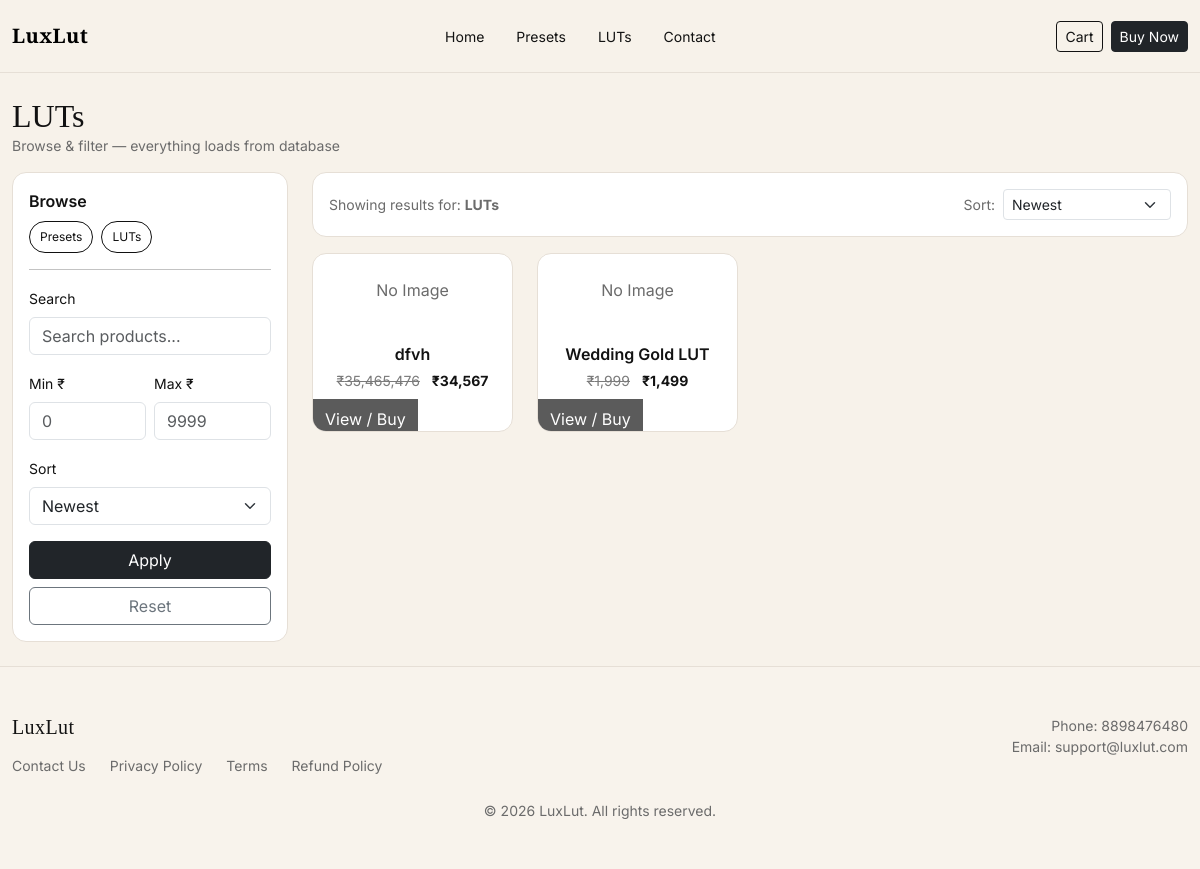
The page /frontend/category.php?type=luts on the database as committed earlier.
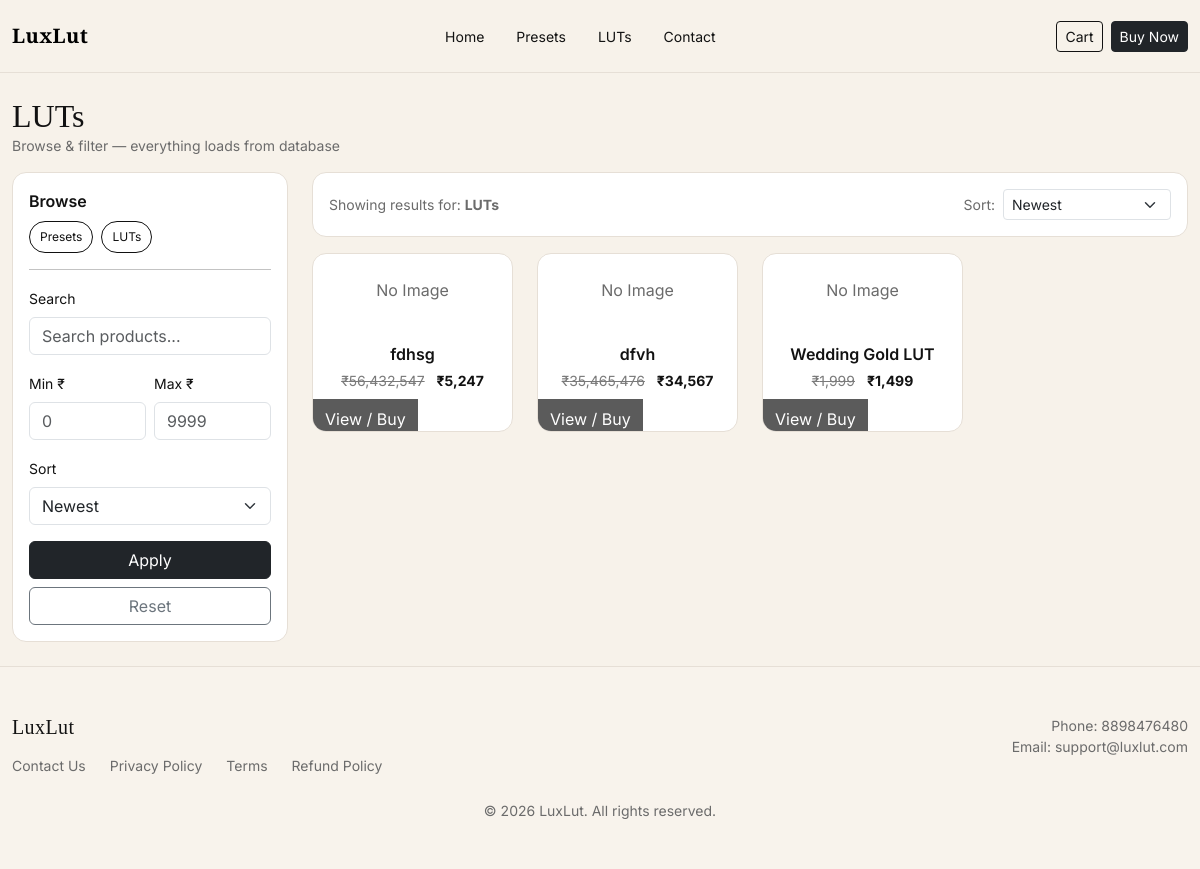
The same page on the database as committed later.
### tables this page shows
CREATE TABLE `products` (
  `id` int(11) NOT NULL,
  `category_id` int(11) DEFAULT NULL,
  `title` varchar(150) DEFAULT NULL,
  `description` text DEFAULT NULL,
  `image` varchar(255) DEFAULT NULL,
  `status` enum('active','inactive') DEFAULT 'active',
  `created_at` timestamp NOT NULL DEFAULT current_timestamp()
);

### frontend/category.php (the view, shortened to what the changed rows need)
<?php
require_once __DIR__ . '/includes/header.php';
$type = strtolower(trim($_GET['type'] ?? 'presets'));
$catName = ($type === 'luts') ? 'LUT' : 'Preset';
$catRow = mysqli_fetch_assoc(mysqli_query($conn, "SELECT id FROM categories WHERE name='".mysqli_real_escape_string($conn,$catName)."' LIMIT 1"));
$catId = (int)($catRow['id'] ?? 0);
$pageTitle = ($type === 'luts') ? 'LUTs' : 'Presets';
$orderBy = "p.id DESC";
$conditions = [];
$params = [];
$typesStr = "";
$conditions[] = "p.status='active'";
if ($catId > 0) {
    $conditions[] = "p.category_id=?";
    $typesStr .= "i";
    $params[] = $catId;
}
$where = "WHERE " . implode(" AND ", $conditions);
$having = "";
$sql = "
SELECT
  p.id, p.title, p.description,
  (SELECT pm.file_name
   FROM product_media pm
   WHERE pm.product_id = p.id AND pm.media_type='image'
   ORDER BY pm.id DESC
   LIMIT 1) AS thumb,
  (SELECT pp.price
   FROM product_prices pp
   WHERE pp.product_id = p.id
   ORDER BY pp.id DESC
   LIMIT 1) AS price,
  (SELECT pp.discount_price
   FROM product_prices pp
   WHERE pp.product_id = p.id
   ORDER BY pp.id DESC
   LIMIT 1) AS discount_price,
  (CASE
     WHEN (SELECT pp.discount_price FROM product_prices pp WHERE pp.product_id=p.id ORDER BY pp.id DESC LIMIT 1) IS NOT NULL
          AND (SELECT pp.discount_price FROM product_prices pp WHERE pp.product_id=p.id ORDER BY pp.id DESC LIMIT 1) > 0
     THEN (SELECT pp.discount_price FROM product_prices pp WHERE pp.product_id=p.id ORDER BY pp.id DESC LIMIT 1)
     ELSE (SELECT pp.price FROM product_prices pp WHERE pp.product_id=p.id ORDER BY pp.id DESC LIMIT 1)
   END) AS final_price
FROM products p
{$where}
{$having}
ORDER BY {$orderBy}
";
$stmt = mysqli_prepare($conn, $sql);
if ($stmt && $typesStr !== "") {
    mysqli_stmt_bind_param($stmt, $typesStr, ...$params);
}
if ($stmt) {
    mysqli_stmt_execute($stmt);
    $result = mysqli_stmt_get_result($stmt);
} else {
    $result = mysqli_query($conn, $sql);
}
$IMG_BASE = BASE_URL . "assets/uploads/products/images/";
?>
<div class="d-flex flex-wrap align-items-center justify-content-between gap-2 mb-3">
  <div>
    <h2 class="lux-title mb-0"><?= htmlspecialchars($pageTitle) ?></h2>
  </div>
</div>
<div class="row g-4">
  <div class="col-lg-9">
    <div class="row g-4">
      <?php if (!$result || mysqli_num_rows($result) == 0): ?>
        <div class="col-12">
          <div class="lux-box p-4 text-center">
            <div class="fw-semibold">No products found</div>
            <div class="lux-soft small mt-1">Try changing filters or search.</div>
          </div>
        </div>
      <?php else: ?>
        <?php while($p = mysqli_fetch_assoc($result)): ?>
          <?php
            $id = (int)$p['id'];
            $thumb = $p['thumb'] ?? '';
            $price = (float)($p['price'] ?? 0);
            $discount = (float)($p['discount_price'] ?? 0);
            $finalPrice = (float)($p['final_price'] ?? 0);
          ?>
          <div class="col-6 col-md-4 col-xl-3">
            <div class="lux-card h-100">
              <?php if (!empty($thumb)): ?>
                <img class="lux-thumb" src="<?= $IMG_BASE . htmlspecialchars($thumb) ?>" alt="product">
              <?php else: ?>
                <div class="p-4 text-center lux-soft">No Image</div>
              <?php endif; ?>
              <div class="p-3 text-center">
                <div class="fw-semibold"><?= htmlspecialchars($p['title'] ?? '-') ?></div>
                <div class="small mt-1">
                  <?php if ($discount > 0): ?>
                    <span class="lux-old">₹<?= number_format($price) ?></span>
                    <strong>₹<?= number_format($discount) ?></strong>
                  <?php else: ?>
                    <strong>₹<?= number_format($finalPrice) ?></strong>
                  <?php endif; ?>
                </div>
              </div>
              <a class="lux-bar-btn text-decoration-none text-center"
                 href="<?= BASE_URL ?>frontend/product.php?id=<?= $id ?>">
                View / Buy
              </a>
            </div>
          </div>
        <?php endwhile; ?>
      <?php endif; ?>
    </div>
  </div>
</div>
<?php require_once __DIR__ . '/includes/footer.php'; ?>

Rows that differ between the two databases and show on the page:
added products: title "fdhsg", price "56,432,547", discount "5,247"
